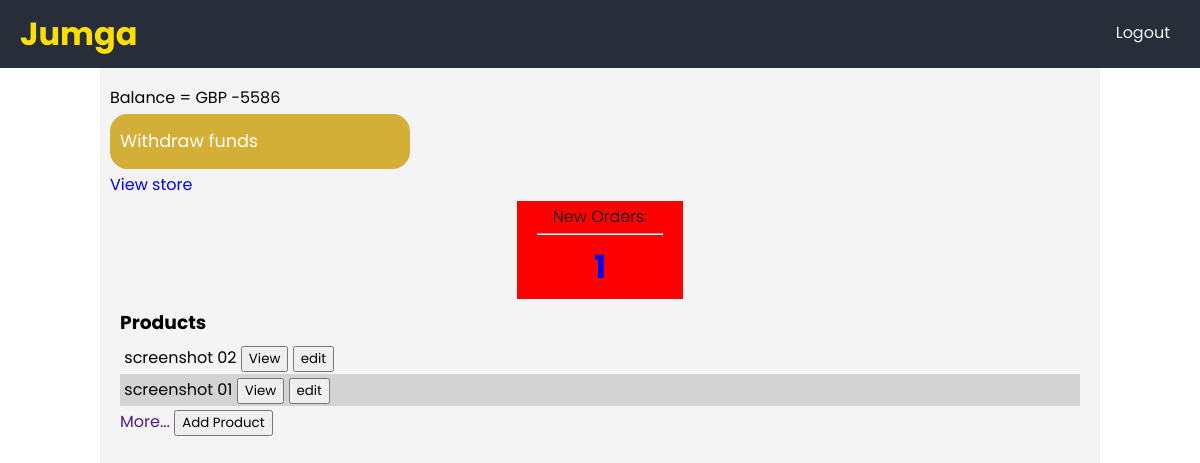
The page /store/ (signed in) on the database its author committed.
### store/models.py (models this page shows, shortened)
class Store(models.Model):
	user = models.OneToOneField(User, on_delete=models.CASCADE)
	name = models.CharField(max_length=100)
	description = models.TextField()
	email = models.EmailField()
	phone_number = PhoneNumberField()
	address_line_1 = models.CharField(max_length=200, null=True)
	address_line_2 = models.CharField(max_length=200, null=True, blank=True)
	city = models.CharField(max_length=50, null=True)
	state = models.CharField(max_length=50, null=True)
	country = models.CharField(max_length=2, choices=CountryChoices.choices, default=CountryChoices.NIGERIA)
	currency = models.CharField(max_length=3, choices=CurrencyChoices.choices, default=CurrencyChoices.NIGEIRA)
	balance = models.IntegerField(default=0)
	is_active = models.BooleanField(default=False)
	has_rider = models.BooleanField(default=False)
	slug = AutoSlugField(populate_from='name')

### product/models.py (models this page shows, shortened)
class Product(models.Model):
	name = models.CharField(max_length=150)
	image = models.ImageField(null = True)
	description = models.TextField(null=True, blank=True)
	price = models.PositiveIntegerField()
	store = models.ForeignKey(Store, on_delete=models.CASCADE)
	category = models.ForeignKey(Category, null=True, on_delete=models.SET_NULL)
	tags = models.ManyToManyField(Tag, blank=True)
	available_units = models.PositiveIntegerField(blank=False, default=1)
	date_created = models.DateTimeField(auto_now_add=True)
	date_updated = models.DateTimeField(auto_now=True)

### store/decorators.py (the view)
    def wrap(request, *args, **kwargs):
        try:
            store = request.user.store
            if store.is_active:
                return function(request, *args, **kwargs)
            else:
                return HttpResponseRedirect(reverse("activate_store"))
        except ObjectDoesNotExist:
            return HttpResponseRedirect(reverse("create_store"))

### account/models.py (called while the page is built)
    def __str__(self):
        return self.email

### store/views.py (called while the page is built)
@login_required
@has_store
def Dashboard(request):
    store = request.user.store
    template = "store/index.html"
    product_list = store.product_set.all().order_by("-date_updated")
    orders = Order.objects.filter(store=store, completed=True)
    deliveries = []
    for order in orders:
        if order.status != "DE":
            deliveries.append(order)
    length = len(deliveries)
    context = {
        "store": store,
        "product_list": product_list,
        "length": length
    }
    return render(request, template, context)

### templates/store/index.html (shortened to what this page needs)
{% extends 'product/base.html' %}
{% block body %}
<div class="details">
	<div class="notifications">
		<p>Balance = {{ store.currency }} {{ store.balance }}</p>
		<a href="{% url 'withdraw' %}" class="proceed-btn">Withdraw funds</a>
		<a href="{% url 'product_list' store.slug %}">View store</a>
		<div class="order-notification">
			<a href="{% url 'pending_orders' %}">
				<p>New Orders:</p>
				<hr>
				<h1>{{ length }}</h1>
			</a>
		</div>
	</div>
	<div class="product-table">
		<h3>Products</h3>
		{% for product in product_list %}
		<div class="product-table-item">
			<span>{{ product.name }}</span>
			<a href="{% url 'details' product.id %}"><button>View</button></a>
			<a href="{% url 'update_product' product.id %}"><button>edit</button></a>
		</div>
		{% endfor %}
		<a href="">More...</a>
		<a href="{% url 'create_product' %}"><button>Add Product</button></a>
	</div>
</div>
{% endblock %}

### static/css/base.css (style rules this page uses)
* { box-sizing: border-box; text-decoration: none; margin: 0; font-family: 'Poppins', sans-serif; }
body { width: 100%; margin: 0; background: white; }
a p { text-decoration: none; color: black; font-weight: 300; padding: 0 1rem; }
.details { padding: 10px; }
.proceed-btn { font-size: 1.1em; background-color: #d4af37; color: white; border: 0; border-radius: 1em; width: 300px; margin: 0; padding: 10px; transition: background-color 0.6s; cursor: pointer; }
.notifications { display: flex; flex-direction: column; }
.order-notification { text-align: center; background-color: red; margin: 0 auto; padding: 0 20px; }
.product-table { display: block; padding: 5px 10px; }
.product-table-item { display: block; justify-content: space-around; margin: 0; }
.product-table-item:nth-child(odd) { background-color: #D3D3D3; }

### rows shown on the page
Store: currency "GBP", balance "-5586"
Product: name "screenshot 02"
Product: name "screenshot 01"

### other values the page prints
{{ length }} "1"
